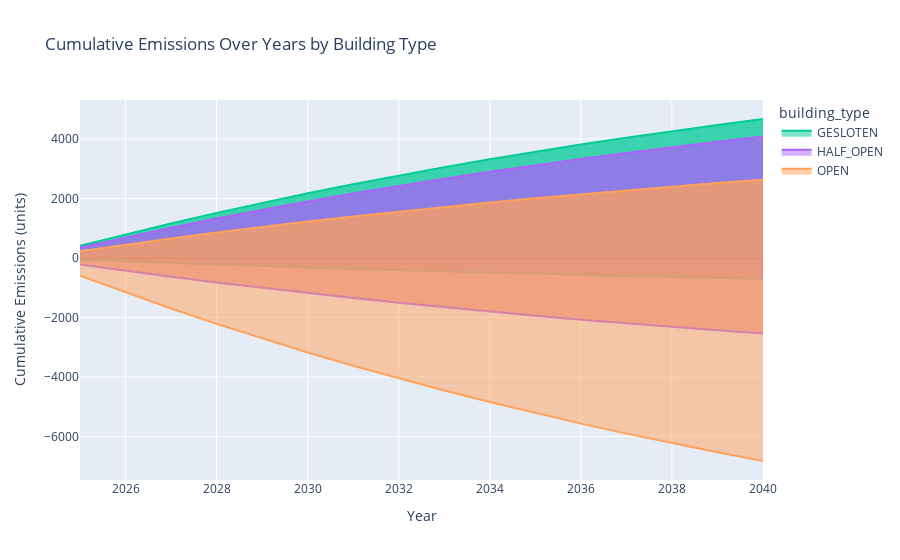

This figure's notebook cell:
### Code cell
# Assuming `df` is already defined and includes the relevant columns

# Filter the DataFrame
testcase2 = df[(df.epc_ind < 100)].sort_values(by='tco', ascending=False).drop_duplicates(subset=['name'], keep='first')

# Filter to include only the emissions columns and id_vars
emission_columns = [col for col in testcase2.columns if 'emissions' in col and 'total' not in col]
id_vars = ['building_type']

# Melt the DataFrame to make it long format
emissions_df = pd.melt(testcase2, id_vars=id_vars, value_vars=emission_columns, var_name='year', value_name='emissions')

# Split the year and emission type
emissions_df['emission_type'] = emissions_df.year.apply(lambda x: '_'.join(x.split('_')[:-1]))
emissions_df['year'] = emissions_df.year.apply(lambda x: x.split('_')[-1])
emissions_df['year'] = emissions_df.year.astype(int)

# Pivot to have separate columns for each type of emissions
emissions_pivot = emissions_df.pivot_table(index=['building_type', 'year'], columns='emission_type', values='emissions').reset_index()

# Calculate cumulative emissions for each emission type
cumulative_columns = []
for emission_type in emission_columns:
    emission_type_name = '_'.join(emission_type.split('_')[:-1])
    cumulative_column_name = f'{emission_type_name}_Cumulative'
    emissions_pivot[cumulative_column_name] = emissions_pivot.groupby('building_type')[emission_type_name].cumsum()
    cumulative_columns.append(cumulative_column_name)

# Melt again to get the cumulative emissions in long format
cumulative_emissions_df = emissions_pivot.melt(id_vars=['building_type', 'year'], 
                                               value_vars=cumulative_columns,
                                               var_name='Emissions Type', value_name='Cumulative Emissions')

# Rename Emissions Type to distinguish the cumulative emissions
cumulative_emissions_df['Emissions Type'] = cumulative_emissions_df['Emissions Type'].replace({
    'solar_Cumulative': 'Solar Emissions',
    
    # Add other emission types here if needed
})
color_discrete_map = {
    'solar_injection_emissions_Cumulative': 'rgb(255, 204, 0)',  # Yellow
    'modified_emissions_Cumulative': 'rgb(255, 0, 0)',  # Yellow
    # Add other emission types here if needed, with distinct colors
}
cumulative_emissions_df.loc[cumulative_emissions_df['Emissions Type'] == 'solar_injection_emissions_Cumulative', 'Cumulative Emissions'] = cumulative_emissions_df.loc[cumulative_emissions_df['Emissions Type'] == 'solar_injection_emissions_Cumulative', 'Cumulative Emissions'] * -1
# Create the area plot
fig = px.area(cumulative_emissions_df[cumulative_emissions_df['Emissions Type']!= 'emissions_Cumulative'], x='year', y='Cumulative Emissions', color='building_type',
               line_group='Emissions Type',labels={'Cumulative Emissions': 'Cumulative Emissions (units)', 'year': 'Year'},
              title='Cumulative Emissions Over Years by Building Type', color_discrete_map = color_discrete_map)
fig.update_layout(yaxis=dict(zeroline=True, zerolinewidth=2, zerolinecolor='black'))

# Show the plot
fig.show()

### Figure 1 — Plotly figure (JSON) as saved in the notebook; plotly's stock layout.template omitted (floating-point values rounded to 4 significant figures)
{"data": [{"fillpattern": {"shape": ""}, "hovertemplate": "building_type=GESLOTEN<br>Emissions Type=modified_emissions_Cumulative<br>Year=%{x}<br>Cumulative Emissions (units)=%{y}<extra></extra>", "legendgroup": "GESLOTEN", "line": {"color": "#00cc96"}, "marker": {"symbol": "circle"}, "mode": "lines", "name": "GESLOTEN", "orientation": "v", "showlegend": true, "stackgroup": "1", "type": "scatter", "x": [2025, 2026, 2027, 2028, 2029, 2030, 2031, 2032, 2033, 2034, 2035, 2036, 2037, 2038, 2039, 2040], "xaxis": "x", "y": [406.4, 794.0, 1164.0, 1516.0, 1853.0, 2174.0, 2480.0, 2772.0, 3051.0, 3316.0, 3570.0, 3812.0, 4043.0, 4263.0, 4472.0, 4673.0], "yaxis": "y"}, {"fillpattern": {"shape": ""}, "hovertemplate": "building_type=GESLOTEN<br>Emissions Type=solar_injection_emissions_Cumulative<br>Year=%{x}<br>Cumulative Emissions (units)=%{y}<extra></extra>", "legendgroup": "GESLOTEN", "line": {"color": "#00cc96"}, "marker": {"symbol": "circle"}, "mode": "lines", "name": "GESLOTEN", "orientation": "v", "showlegend": false, "stackgroup": "1", "type": "scatter", "x": [2025, 2026, 2027, 2028, 2029, 2030, 2031, 2032, 2033, 2034, 2035, 2036, 2037, 2038, 2039, 2040], "xaxis": "x", "y": [-466.9, -912.3, -1337.0, -1742.0, -2129.0, -2498.0, -2850.0, -3185.0, -3505.0, -3811.0, -4102.0, -4380.0, -4645.0, -4898.0, -5139.0, -5369.0], "yaxis": "y"}, {"fillpattern": {"shape": ""}, "hovertemplate": "building_type=HALF_OPEN<br>Emissions Type=modified_emissions_Cumulative<br>Year=%{x}<br>Cumulative Emissions (units)=%{y}<extra></extra>", "legendgroup": "HALF_OPEN", "line": {"color": "#ab63fa"}, "marker": {"symbol": "circle"}, "mode": "lines", "name": "HALF_OPEN", "orientation": "v", "showlegend": true, "stackgroup": "1", "type": "scatter", "x": [2025, 2026, 2027, 2028, 2029, 2030, 2031, 2032, 2033, 2034, 2035, 2036, 2037, 2038, 2039, 2040], "xaxis": "x", "y": [415.6, 812.0, 1190.0, 1551.0, 1895.0, 2223.0, 2536.0, 2835.0, 3120.0, 3392.0, 3651.0, 3898.0, 4134.0, 4359.0, 4574.0, 4779.0], "yaxis": "y"}, {"fillpattern": {"shape": ""}, "hovertemplate": "building_type=HALF_OPEN<br>Emissions Type=solar_injection_emissions_Cumulative<br>Year=%{x}<br>Cumulative Emissions (units)=%{y}<extra></extra>", "legendgroup": "HALF_OPEN", "line": {"color": "#ab63fa"}, "marker": {"symbol": "circle"}, "mode": "lines", "name": "HALF_OPEN", "orientation": "v", "showlegend": false, "stackgroup": "1", "type": "scatter", "x": [2025, 2026, 2027, 2028, 2029, 2030, 2031, 2032, 2033, 2034, 2035, 2036, 2037, 2038, 2039, 2040], "xaxis": "x", "y": [-576.0, -1125.0, -1649.0, -2149.0, -2626.0, -3081.0, -3515.0, -3929.0, -4324.0, -4701.0, -5060.0, -5403.0, -5730.0, -6042.0, -6339.0, -6623.0], "yaxis": "y"}, {"fillpattern": {"shape": ""}, "hovertemplate": "building_type=OPEN<br>Emissions Type=modified_emissions_Cumulative<br>Year=%{x}<br>Cumulative Emissions (units)=%{y}<extra></extra>", "legendgroup": "OPEN", "line": {"color": "#FFA15A"}, "marker": {"symbol": "circle"}, "mode": "lines", "name": "OPEN", "orientation": "v", "showlegend": true, "stackgroup": "1", "type": "scatter", "x": [2025, 2026, 2027, 2028, 2029, 2030, 2031, 2032, 2033, 2034, 2035, 2036, 2037, 2038, 2039, 2040], "xaxis": "x", "y": [449.6, 878.6, 1288.0, 1678.0, 2050.0, 2405.0, 2744.0, 3067.0, 3376.0, 3670.0, 3950.0, 4218.0, 4473.0, 4717.0, 4949.0, 5170.0], "yaxis": "y"}, {"fillpattern": {"shape": ""}, "hovertemplate": "building_type=OPEN<br>Emissions Type=solar_injection_emissions_Cumulative<br>Year=%{x}<br>Cumulative Emissions (units)=%{y}<extra></extra>", "legendgroup": "OPEN", "line": {"color": "#FFA15A"}, "marker": {"symbol": "circle"}, "mode": "lines", "name": "OPEN", "orientation": "v", "showlegend": false, "stackgroup": "1", "type": "scatter", "x": [2025, 2026, 2027, 2028, 2029, 2030, 2031, 2032, 2033, 2034, 2035, 2036, 2037, 2038, 2039, 2040], "xaxis": "x", "y": [-822.3, -1607.0, -2355.0, -3069.0, -3750.0, -4399.0, -5019.0, -5610.0, -6173.0, -6711.0, -7224.0, -7713.0, -8180.0, -8625.0, -9050.0, -9455.0], "yaxis": "y"}], "layout": {"legend": {"title": {"text": "building_type"}, "tracegroupgap": 0}, "title": {"text": "Cumulative Emissions Over Years by Building Type"}, "xaxis": {"anchor": "y", "domain": [0, 1], "title": {"text": "Year"}}, "yaxis": {"anchor": "x", "domain": [0, 1], "title": {"text": "Cumulative Emissions (units)"}, "zeroline": true, "zerolinecolor": "black", "zerolinewidth": 2}}}
